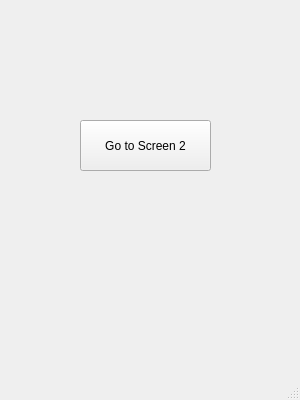
<?xml version="1.0" encoding="UTF-8"?>
<ui version="4.0">
 <class>Screen1</class>
 <widget class="QMainWindow" name="Screen1">
  <property name="geometry">
   <rect>
    <x>0</x>
    <y>0</y>
    <width>300</width>
    <height>400</height>
   </rect>
  </property>
  <property name="minimumSize">
   <size>
    <width>300</width>
    <height>400</height>
   </size>
  </property>
  <property name="maximumSize">
   <size>
    <width>300</width>
    <height>400</height>
   </size>
  </property>
  <property name="windowTitle">
   <string>MainWindow</string>
  </property>
  <widget class="QWidget" name="centralwidget">
   <widget class="QPushButton" name="pushButton">
    <property name="geometry">
     <rect>
      <x>80</x>
      <y>120</y>
      <width>131</width>
      <height>51</height>
     </rect>
    </property>
    <property name="text">
     <string>Go to Screen 2</string>
    </property>
   </widget>
  </widget>
  <widget class="QMenuBar" name="menubar">
   <property name="geometry">
    <rect>
     <x>0</x>
     <y>0</y>
     <width>300</width>
     <height>26</height>
    </rect>
   </property>
  </widget>
  <widget class="QStatusBar" name="statusbar"/>
 </widget>
 <resources/>
 <connections/>
</ui>
